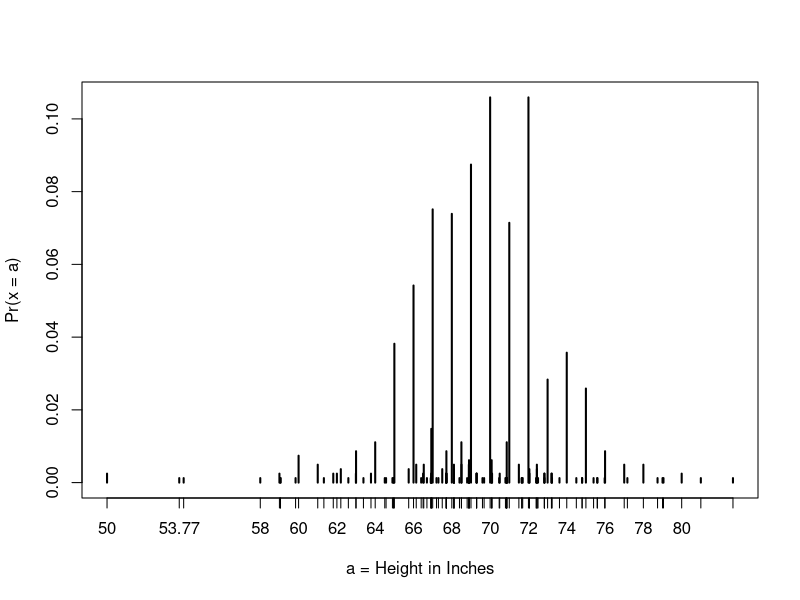
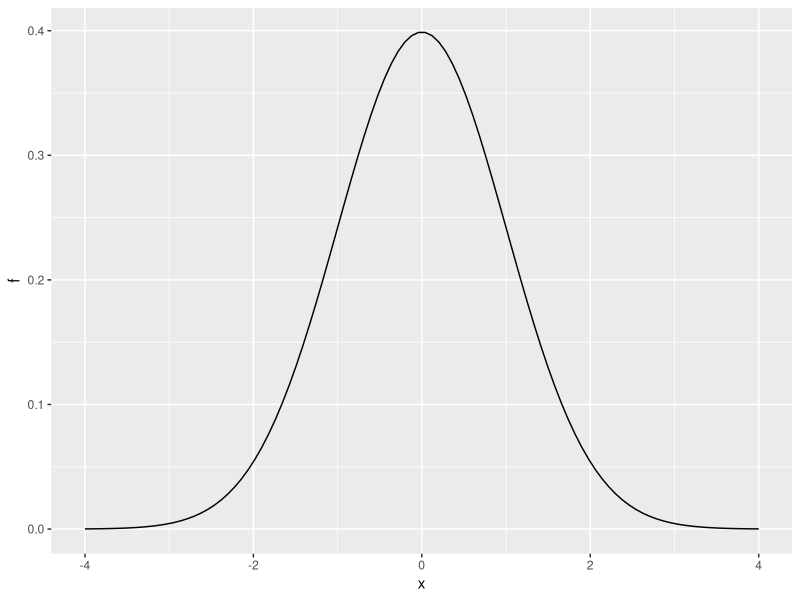
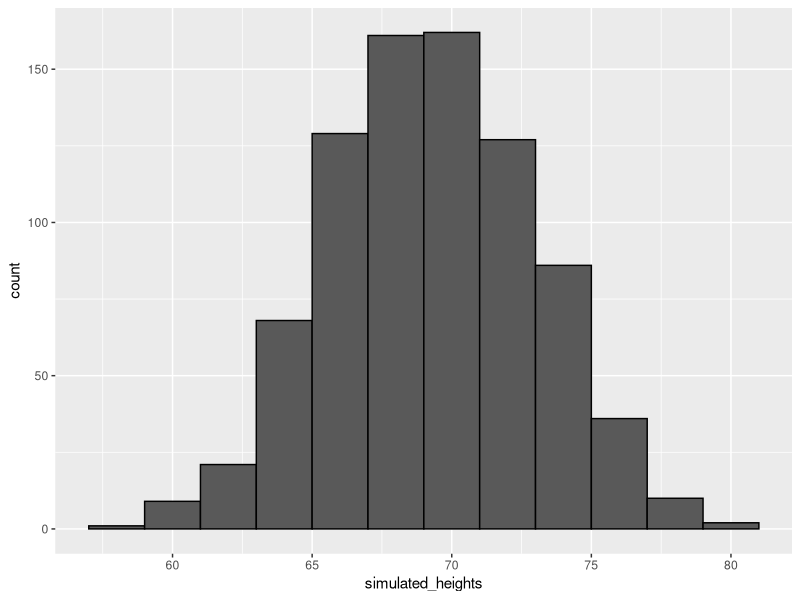
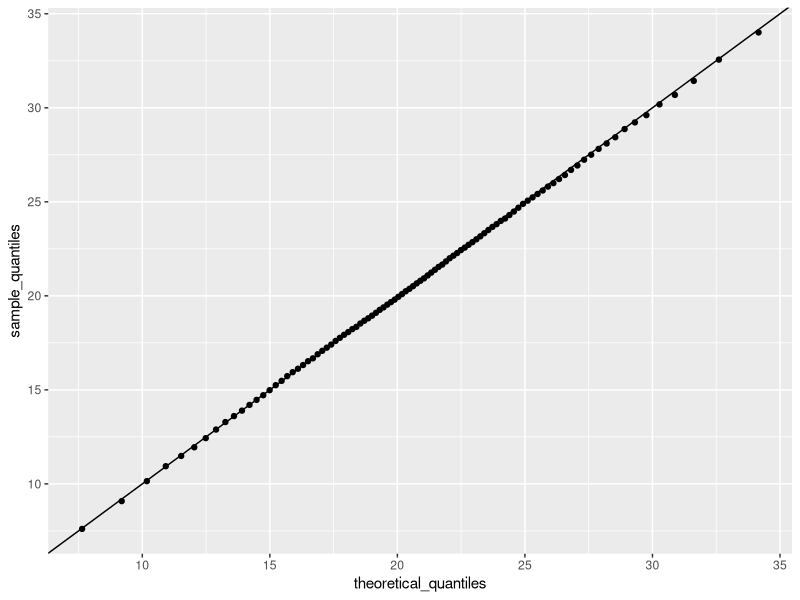

Generate these figures, in order, with R:
#Cumulative Distribution Function
library(tidyverse)
library(dslabs)
data(heights)

x <- heights %>% filter(sex == "Male") %>% pull(height)
F <- function(a) mean(x <= a)
1 - F(70) #Probability of a Male taller than 70 inches

#Estimating the above probability using the normal approximation
1 - pnorm(70, mean(x), sd(x))

#Determining a Percentile
qnorm(.99, mean(x), sd(x))

#Plot Distribution of exact heights
plot(prop.table(table(x)), xlab = "a = Height in Inches", ylab = "Pr(x = a)")

#Plot the Probability Density Function for a Normal Distribution
x <- seq(-4, 4, length = 100)
data.frame(x, f = dnorm(x)) %>%
  ggplot(aes(x, f)) +
  geom_line()

#Generate Normally Distributed Random Numbers
x <- heights %>% filter(sex == "Male") %>% pull(height)
n <- length(x)
avg <- mean(x)
s <- sd(x)
simulated_heights <- rnorm(n, avg, s)

#Graphical depiction of a randomly generated, normal distribution
data.frame(simulated_heights = simulated_heights) %>%
  ggplot(aes(simulated_heights)) +
  geom_histogram(color = "black", binwidth = 2)

#Monte Carlo Simulation within a randomly generated data set of 800 observations
B <- 10000
tallest <- replicate(B, {
  simulated_data <- rnorm(800, avg, s)
  max(simulated_data)
})
mean(tallest >= 7*12) #Probabiliy of being taller than 7 feet

#Generating Random ACT Distributions
set.seed(16, sample.kind = "Rounding")
act_scores <- rnorm(10000, 20.9, 5.7)
act_avg <- mean(act_scores)
act_sd <- sd(act_scores)

#Comparing Randomly Generated Values with Theoretical
p <- seq(0.01, 0.99, 0.01)
sample_quantiles <- quantile(act_scores, p)
theoretical_quantiles <- qnorm(p, 20.9, 5.7)
qplot(theoretical_quantiles, sample_quantiles) + geom_abline()
